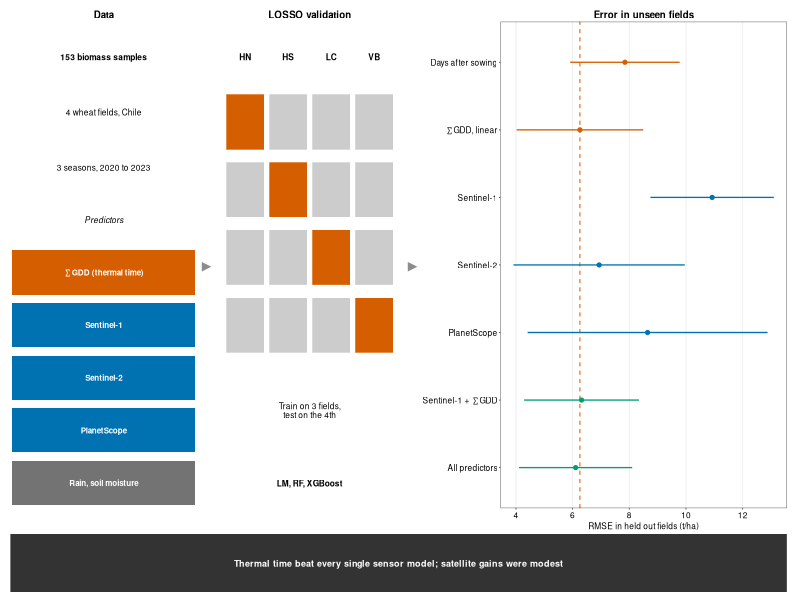
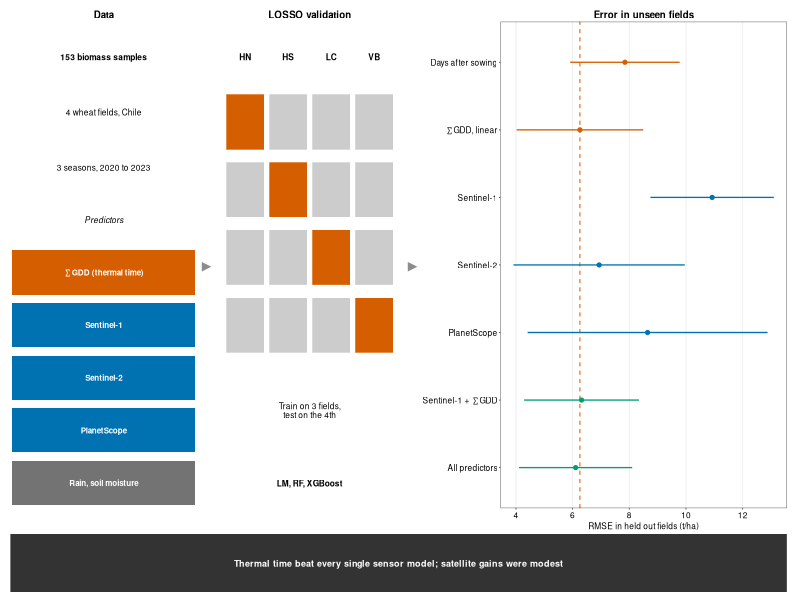
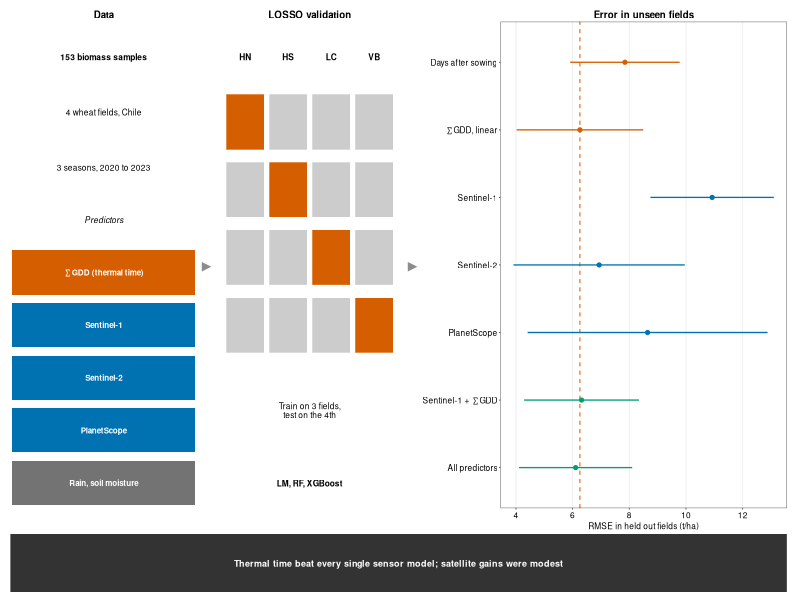

Source code (R) for these figures, in order:
# Script 34: resumen gráfico (graphical abstract) para European Journal of Agronomy
# Requisito Elsevier: 531 x 1328 px (alto x ancho) o proporcionalmente más, legible a 5 x 13 cm.
# Se diseña al tamaño final (13 x 5.3 cm) para que los textos sean legibles impresos.

library(tidyverse)
library(patchwork)

pt <- function(x) x / ggplot2::.pt   # tamaño de texto en puntos para geom_text

col_gdd  <- '#D55E00'
col_sat  <- '#0072B2'
col_comb <- '#009E73'
col_base <- 'grey45'

titulo <- element_text(face = 'bold', size = 7, hjust = 0.5, margin = margin(b = 1))

tema_vacio <- theme_void(base_size = 6) +
  theme(plot.title = titulo, plot.margin = margin(2, 2, 2, 2))

#1. Panel de datos ----

predictores <- tibble(
  y     = c(5.0, 3.95, 2.9, 1.85, 0.8),
  label = c('∑GDD (thermal time)', 'Sentinel-1', 'Sentinel-2',
            'PlanetScope', 'Rain, soil moisture'),
  fill  = c(col_gdd, col_sat, col_sat, col_sat, col_base)
)

p_datos <- ggplot() +
  annotate('text', x = 5, y = 9.3, label = '153 biomass samples',
           size = pt(6), fontface = 'bold') +
  annotate('text', x = 5, y = 8.2, label = '4 wheat fields, Chile', size = pt(6)) +
  annotate('text', x = 5, y = 7.1, label = '3 seasons, 2020 to 2023', size = pt(6)) +
  annotate('text', x = 5, y = 6.05, label = 'Predictors', size = pt(6), fontface = 'italic') +
  geom_tile(data = predictores, aes(x = 5, y = y, fill = fill),
            width = 9.8, height = 0.88, colour = NA) +
  geom_text(data = predictores, aes(x = 5, y = y, label = label),
            colour = 'white', size = pt(5.8), fontface = 'bold') +
  scale_fill_identity() +
  coord_cartesian(xlim = c(0, 10), ylim = c(0.3, 10), expand = FALSE) +
  labs(title = 'Data') +
  tema_vacio

#2. Panel de validación LOSSO ----

campos <- c('HN', 'HS', 'LC', 'VB')   # Hidango North, Hidango South, La Cancha, Villa Baviera

folds <- expand_grid(fold = 1:4, campo = 1:4) |>
  mutate(rol = if_else(fold == campo, 'Test', 'Train'),
         x = campo * 2.3 - 0.75,
         y = 8.0 - (fold - 1) * 1.35)

p_losso <- ggplot(folds) +
  geom_tile(aes(x = x, y = y, fill = rol), width = 2.05, height = 1.1, colour = 'white') +
  annotate('text', x = (1:4) * 2.3 - 0.75, y = 9.3, label = campos,
           size = pt(6), fontface = 'bold') +
  annotate('text', x = 5, y = 2.25, label = 'Train on 3 fields,\ntest on the 4th',
           size = pt(6), lineheight = 0.9) +
  annotate('text', x = 5, y = 0.8, label = 'LM, RF, XGBoost', size = pt(6), fontface = 'bold') +
  scale_fill_manual(values = c(Test = col_gdd, Train = 'grey80'), guide = 'none') +
  coord_cartesian(xlim = c(0, 10), ylim = c(0.3, 10), expand = FALSE) +
  labs(title = 'LOSSO validation') +
  tema_vacio

#3. Panel de resultados ----

seleccion <- c('DAS | LM'     = 'Days after sowing',
               'GDD | LM'     = '∑GDD, linear',
               'S1 | RF'      = 'Sentinel-1',
               'S2 | RF'      = 'Sentinel-2',
               'PS | RF'      = 'PlanetScope',
               'S1+GDD | RF'  = 'Sentinel-1 + ∑GDD',
               'All | RF'     = 'All predictors')

res <- read_csv('output/tables/rev2_loso_limpio_resumen.csv', show_col_types = FALSE) |>
  filter(subconjunto == 'all', id %in% names(seleccion)) |>
  mutate(etiqueta = factor(seleccion[id], levels = rev(seleccion)),
         grupo = case_when(conjunto %in% c('DAS', 'GDD') ~ 'Baseline',
                           conjunto %in% c('S1', 'S2', 'PS') ~ 'Single sensor',
                           .default = 'Sensor + thermal time'))

base_gdd <- res$rmse_mean[res$id == 'GDD | LM']

p_res <- ggplot(res, aes(rmse_mean, etiqueta, colour = grupo)) +
  geom_vline(xintercept = base_gdd, linetype = 'dashed', colour = col_gdd, linewidth = 0.35) +
  geom_linerange(aes(xmin = rmse_mean - rmse_sd, xmax = rmse_mean + rmse_sd), linewidth = 0.45) +
  geom_point(size = 1.1) +
  scale_colour_manual(values = c(Baseline = col_gdd, 'Single sensor' = col_sat,
                                 'Sensor + thermal time' = col_comb), guide = 'none') +
  scale_x_continuous(breaks = seq(4, 14, 2)) +
  labs(x = 'RMSE in held out fields (t/ha)', y = NULL, title = 'Error in unseen fields') +
  theme_bw(base_size = 6) +
  theme(plot.title = titulo,
        axis.text = element_text(size = 6, colour = 'black'),
        axis.title.x = element_text(size = 6),
        axis.ticks.length = unit(1, 'pt'),
        panel.grid.minor = element_blank(),
        panel.grid.major.y = element_blank(),
        plot.margin = margin(2, 4, 1, 2))

#4. Mensaje principal y composición ----

p_msg <- ggplot() +
  annotate('rect', xmin = 0, xmax = 1, ymin = 0, ymax = 1, fill = 'grey20') +
  annotate('text', x = 0.5, y = 0.5, size = pt(6.5), fontface = 'bold', colour = 'white',
           label = 'Thermal time beat every single sensor model; satellite gains were modest') +
  coord_cartesian(xlim = c(0, 1), ylim = c(0, 1), expand = FALSE) +
  theme_void() +
  theme(plot.margin = margin(0, 0, 0, 0))

flecha <- ggplot() +
  annotate('text', x = 0.5, y = 0.5, label = '▶', size = pt(9), colour = 'grey55') +
  coord_cartesian(xlim = c(0, 1), ylim = c(0, 1)) +
  theme_void()

ga <- (p_datos + flecha + p_losso + flecha + p_res +
         plot_layout(widths = c(3, 0.22, 3, 0.22, 4.6))) /
  p_msg +
  plot_layout(heights = c(1, 0.12))

dir.create('output/figs/graphical_abstract', showWarnings = FALSE)
archivo <- 'output/figs/graphical_abstract/graphical_abstract'
ggsave(paste0(archivo, '.pdf'), ga, width = 13, height = 5.3, units = 'cm', device = cairo_pdf)
ggsave(paste0(archivo, '.tiff'), ga, width = 13, height = 5.3, units = 'cm', dpi = 600,
       bg = 'white', compression = 'lzw')
ggsave(paste0(archivo, '.png'), ga, width = 13, height = 5.3, units = 'cm', dpi = 300, bg = 'white')
